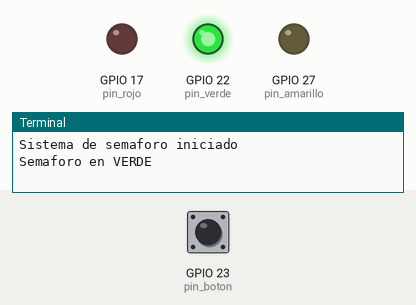
Bench run of a program on a simulated Raspberry Pi (BCM pin numbers). Shown: output pins drawn as LEDs (lit = HIGH), the last lines printed to the terminal. The test bench sets the inputs (shaded band); at power-on: GPIO 23 (pin_boton) HIGH. The clock reads 2024-03-15 10:24:30 at power-on unless the program sets it.

Above: at 1.2 s.
1.3 s: GPIO 23 (pin_boton) pulled LOW for 0.15 s
At 1.6 s:
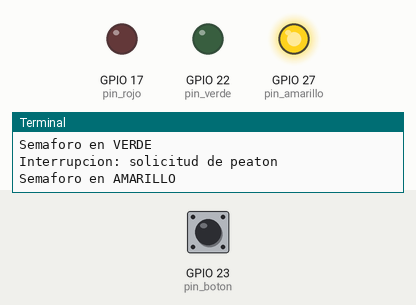
At 4.4 s:
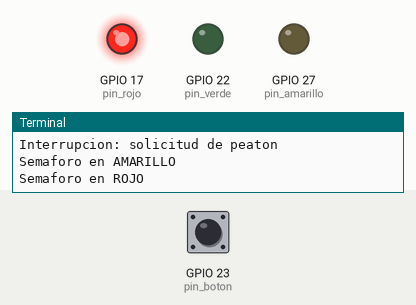
Timing chart, 0 to 9.8 s (numbered marks = the images above; inputs shaded):
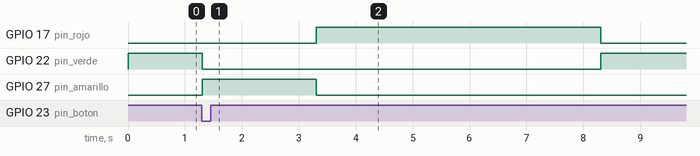

The program:

ejercicio6.py
```python
# =====================================================================================
#  Bienvenidos a Sys On Chip
# =====================================================================================
#  Ejercicio No. 6 – Semaforo con boton usando interrupciones
#
#  Descripcion general:
#  Este programa implementa un semaforo vehicular con solicitud peatonal
#  utilizando interrupciones GPIO en la Raspberry Pi.
#
#  A diferencia del ejercicio anterior, donde el boton era consultado
#  constantemente dentro del bucle principal (polling), aqui utilizamos
#  una interrupcion que se ejecuta automaticamente cuando el boton es
#  presionado.
#
#  Esto permite construir sistemas mas eficientes y reactivos.
#
#  La rutina de interrupcion sigue buenas practicas:
#
#   1) Es corta y eficiente
#   2) No contiene retardos
#   3) Solo genera un evento
#   4) Implementa debounce por software
#
#  Secuencia de funcionamiento:
#
#      VERDE ----(boton)----> AMARILLO → ROJO → VERDE
#
# =====================================================================================


# -------------------------------------------------------------------------------------
# Importacion de librerias
# -------------------------------------------------------------------------------------

import RPi.GPIO as GPIO
import time


# -------------------------------------------------------------------------------------
# Definicion de pines
# -------------------------------------------------------------------------------------

pin_rojo = 17
pin_amarillo = 27
pin_verde = 22

pin_boton = 23


# -------------------------------------------------------------------------------------
# Definicion de tiempos (segundos)
# -------------------------------------------------------------------------------------

tiempo_verde = 5
tiempo_amarillo = 2
tiempo_rojo = 5

tiempo_debounce = 0.2


# -------------------------------------------------------------------------------------
# Configuracion inicial del sistema GPIO
# -------------------------------------------------------------------------------------

GPIO.setmode(GPIO.BCM)

GPIO.setup(pin_verde, GPIO.OUT)
GPIO.setup(pin_amarillo, GPIO.OUT)
GPIO.setup(pin_rojo, GPIO.OUT)

GPIO.setup(pin_boton, GPIO.IN, pull_up_down=GPIO.PUD_UP)


# -------------------------------------------------------------------------------------
# Variables del sistema
# -------------------------------------------------------------------------------------

estado_actual = "VERDE"

solicitud_peaton = False

ultimo_evento = 0


# -------------------------------------------------------------------------------------
# Rutina de interrupcion del boton
# -------------------------------------------------------------------------------------

def ISR_boton(channel):

    global solicitud_peaton
    global ultimo_evento
    global estado_actual

    tiempo_actual = time.time()

    # Eliminacion de rebotes
    if tiempo_actual - ultimo_evento > tiempo_debounce:

        # Solo aceptar solicitud si el semaforo esta en VERDE
        if estado_actual == "VERDE":

            solicitud_peaton = True
            print("Interrupcion: solicitud de peaton")

        ultimo_evento = tiempo_actual


# -------------------------------------------------------------------------------------
# Asociacion de la interrupcion GPIO
# -------------------------------------------------------------------------------------

GPIO.add_event_detect(
    pin_boton,
    GPIO.FALLING,
    callback=ISR_boton
)


# -------------------------------------------------------------------------------------
# Bucle principal del programa
# -------------------------------------------------------------------------------------

print("Sistema de semaforo iniciado")


try:

    while True:

        # =====================================================
        # ESTADO VERDE
        # =====================================================

        if estado_actual == "VERDE":

            print("Semaforo en VERDE")

            GPIO.output(pin_verde, GPIO.HIGH)
            GPIO.output(pin_amarillo, GPIO.LOW)
            GPIO.output(pin_rojo, GPIO.LOW)

            inicio = time.time()

            while time.time() - inicio < tiempo_verde:

                if solicitud_peaton:

                    solicitud_peaton = False
                    estado_actual = "AMARILLO"
                    break

                time.sleep(0.01)

            else:
                estado_actual = "AMARILLO"


        # =====================================================
        # ESTADO AMARILLO
        # =====================================================

        elif estado_actual == "AMARILLO":

            print("Semaforo en AMARILLO")

            GPIO.output(pin_verde, GPIO.LOW)
            GPIO.output(pin_amarillo, GPIO.HIGH)
            GPIO.output(pin_rojo, GPIO.LOW)

            time.sleep(tiempo_amarillo)

            estado_actual = "ROJO"


        # =====================================================
        # ESTADO ROJO
        # =====================================================

        elif estado_actual == "ROJO":

            print("Semaforo en ROJO")

            GPIO.output(pin_verde, GPIO.LOW)
            GPIO.output(pin_amarillo, GPIO.LOW)
            GPIO.output(pin_rojo, GPIO.HIGH)

            time.sleep(tiempo_rojo)

            estado_actual = "VERDE"


# -------------------------------------------------------------------------------------
# Manejo de interrupcion por teclado
# -------------------------------------------------------------------------------------

except KeyboardInterrupt:

    print("\nInterrupcion detectada. Finalizando programa...")


# -------------------------------------------------------------------------------------
# Liberacion de recursos GPIO
# -------------------------------------------------------------------------------------

finally:

    GPIO.cleanup()

    print("GPIO liberado correctamente")
    print("Programa finalizado")
```

Measured:
- after the input at 1.3 s, GPIO 17 (pin_rojo): LOW → HIGH after 2.0 s instead of 5.7 s; GPIO 22 (pin_verde): HIGH → LOW after 0.00 s instead of 3.7 s
